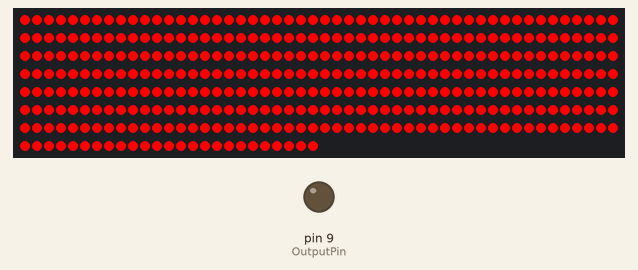
This sketch was run on a simulated Arduino Uno, built with avr-gcc and run on an emulated ATmega328P. Parts: 375 RGB LEDs in strip order, left to right, continuing on the next row, output pins drawn as LEDs (lit = HIGH). Random numbers use the default seed unless the sketch sets one.

Above: at 3.9 s.
At 7.8 s:
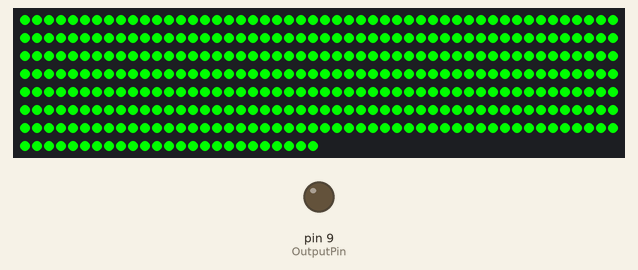
At 11.8 s:
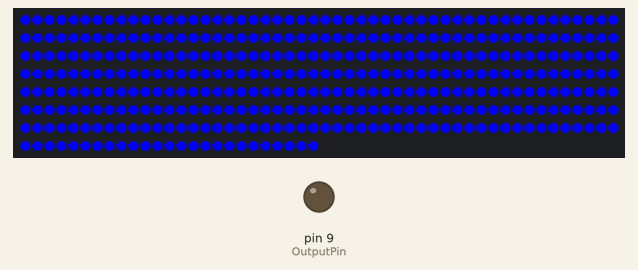
At 12.25 s:
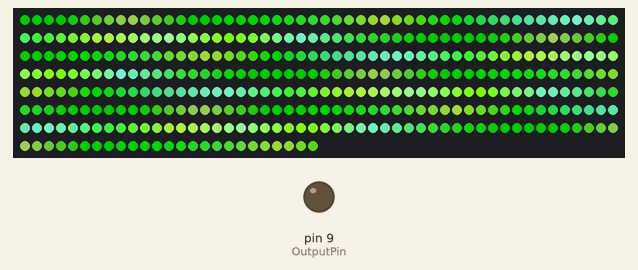
At 17.16 s:
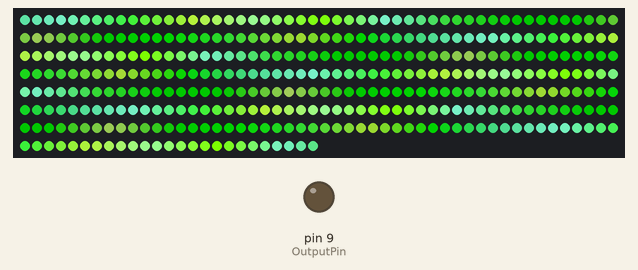
At 22.39 s:
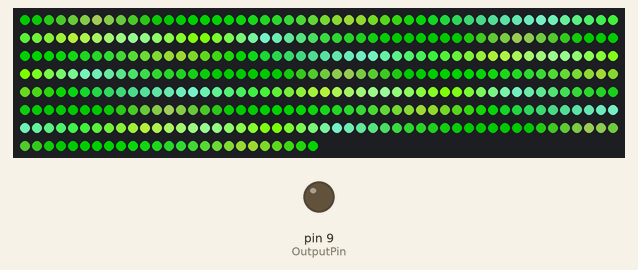

Measured:
- by itself, everything shown: repeats every 9.8 s, in 32 steps
- what the display in image 1 shows lasts 3.9 s, from 7.8 s to 11.7 s

The sketch:

TheMasterFile.ino
```cpp
#include "FastLED.h"

#pragma region constants
#define LED_TYPE WS2812B
#define COLOR_ORDER GRB
int sensorvalue = 0;
float EMA_a = 0.6;
int EMA_S = 0;
int red = 0;
int green = 0;
int blue = 0;
int previous_value = 0;
#pragma endregion

#pragma region Variables
#define DATA_PIN 6
#define OutputPin 9
#define NUM_LEDS 375
// #define NUM_LEDS2 30
#define BRIGHTNESS 255
#define fps 60
#define COOLING 55
#define SPARKING 120
int DO = 2;     //Pin for Digital Output - DO
int DA = 0;     // Pin for Analog Output - AO
int trsh = 100; //Set minimum threshold for LED lit previous value = 75
uint8_t gHue = 0;
CRGBPalette16 currentPallet;
TBlendType currentBlending;
#pragma endregion

#pragma region Strip Segments and Definitions
//strip1
#define limit1 12
#define limit2 23
#define limit3 35
#define limit4 46
#define limit5 57
#define limit6 68
#define limit7 81

//strip2
#define limit8 11
#define limit9 22
#define limit10 33
#define limit11 44
#define limit12 55
#define limit13 66
#define limit14 80

CRGB strip1[NUM_LEDS];
// CRGB strip2[NUM_LEDS2];

CRGBPalette16 synthFlame;
CRGBPalette16 blueFlame;
CRGBPalette16 vibeFlame;
CRGBPalette16 patternOfSynth;
CRGBPalette16 jonoColors;

#pragma endregion

#pragma region Reverse Fire
bool gReverseDirection = false;
bool gReverseDirection2 = false;
#pragma endregion

void setup()
{
#pragma region Strip setup and maths
    Serial.begin(115200);
    // pinMode(2, INPUT);
    pinMode(OutputPin, OUTPUT);
    pinMode(DATA_PIN, INPUT);
    FastLED.addLeds<LED_TYPE, DATA_PIN, COLOR_ORDER>(strip1, NUM_LEDS);
    // FastLED.addLeds<LED_TYPE, DATA_PIN2, COLOR_ORDER>(strip2, NUM_LEDS2);
    EMA_S = analogRead(DA);

    currentBlending = LINEARBLEND;
    currentPallet = RainbowColors_p;
#pragma endregion

#pragma region Color Initialization

    // for (int i = 0; i < NUM_LEDS; i++)
    // {
    //     // LEDS.showColor(CRGB(255, 0, 0));
    //     strip1[i] = CRGB(255, 0, 0);
    //     FastLED.delay(1);
    //     // fadeall1();
    // }

    // for (int i = 0; i < NUM_LEDS; i++)
    // {
    //     // LEDS.showColor(CRGB(0, 255, 0));
    //     strip1[i] = CRGB(0, 255, 0);
    //     FastLED.delay(1);
    //     // fadeall1();
    // }

    // for (int i = 0; i < NUM_LEDS; i++)
    // {
    //     // LEDS.showColor(CRGB(0, 0, 255));
    //     strip1[i] = CRGB(0, 0, 255);
    //     FastLED.delay(1);
    //     // fadeall1();
    // }

    // for (int i = 0; i < NUM_LEDS; i++)
    // {
    //     strip1[i] = CRGB::Black;
    // }

      // Fade in/fade out
  for(int j = 0; j < 3; j++ ) {
    memset(strip1, 0, NUM_LEDS * 3);
    for(int k = 0; k < 256; k++) {
      for(int i = 0; i < NUM_LEDS; i++ ) {
        switch(j) {
          case 0: strip1[i].r = k; break;
          case 1: strip1[i].g = k; break;
          case 2: strip1[i].b = k; break;
        }
      }
      FastLED.show();
    }
    for(int k = 255; k >= 0; k--) {
      for(int i = 0; i < NUM_LEDS; i++ ) {
        switch(j) {
          case 0: strip1[i].r = k; break;
          case 1: strip1[i].g = k; break;
          case 2: strip1[i].b = k; break;
        }
      }
    }
  }
      FastLED.show();

#pragma endregion

#pragma region FireColors
    blueFlame = CRGBPalette16(CRGB::Black, CRGB::Blue, CRGB::Aqua, CRGB::White);

    synthFlame = CRGBPalette16(CRGB::Black, CRGB::Red, CRGB::OrangeRed, CRGB::DarkOrange,
                               CRGB::Orange, CRGB::LightSkyBlue, CRGB::DeepSkyBlue, CRGB::Cyan,
                               CRGB::DeepSkyBlue, CRGB::DarkCyan, CRGB::DodgerBlue, CRGB::Teal,
                               CRGB::Blue, CRGB::BlueViolet, CRGB::DarkOrchid, CRGB::DarkViolet);

    vibeFlame = CRGBPalette16(CRGB::Black, CRGB::DarkRed, CRGB::Fuchsia, CRGB(20, 201, 189));

    jonoColors = CRGBPalette16(CRGB::LightGreen, CRGB::SeaGreen, CRGB::Cyan, CRGB::Blue);

    patternOfSynth = CRGBPalette16(CRGB::DarkRed, CRGB::Red, CRGB::OrangeRed, CRGB::DarkOrange,
                                   CRGB::Orange, CRGB::LightSkyBlue, CRGB::DeepSkyBlue, CRGB::Cyan,
                                   CRGB::DeepSkyBlue, CRGB::DarkCyan, CRGB::DodgerBlue, CRGB::Teal,
                                   CRGB::Blue, CRGB::BlueViolet, CRGB::DarkOrchid, CRGB::DarkViolet);

#pragma endregion
}
DEFINE_GRADIENT_PALETTE(myPal2){
    0, 255, 24, 76,
    100, 255, 87, 125,
    175, 255, 205, 220,
    200, 10, 156, 245,
    255, 0, 48, 98};

CRGBPalette16 colorsOfCyber = myPal2;
void loop()
{
#pragma region randomStuff
    static uint8_t startIndex = 0;
    startIndex = startIndex + 1; /* motion speed */
#pragma endregion

    // Color Patterns
    // colorPatterns(synthFlame, startIndex, 50);
    // SynthRain();
    // LightBars();
    // SafeSpace();
    MeditationTime(ForestColors_p, startIndex, 255);

    // Modes
    // Off();
    // LeftOff();
    // RightOff();

    // Misc
    // FireEmbers(255, 140, 0, 1);
    // ColorfulFire(HeatColors_p);
    // simpleLight();
    // Meteor(239, 31, 100, 5, 64, true, 30);

    FastLED.show();
    // FastLED.setBrightness(BRIGHTNESS);
}


#pragma region GradientLightBars

#pragma region SynthRainbow
void SynthRain()
{

    //strip1
    for (int i = (NUM_LEDS)-1; i >= 0; i--)
    {
        strip1[i] = CRGB(0, 255, 255);
        FastLED.show();
        fadeallBars();
        delay(20);
    }
    for (int i = (NUM_LEDS)-1; i >= 0; i--)
    {
        strip1[i] = CRGB(0, 154, 255);
        FastLED.show();
        fadeallBars();
        delay(20);
    }
    for (int i = (NUM_LEDS)-1; i >= 0; i--)
    {

        strip1[i] = CRGB(50, 0, 255);
        FastLED.show();
        fadeallBars();
        delay(20);
    }
    for (int i = (NUM_LEDS)-1; i >= 0; i--)
    {
        strip1[i] = CRGB(125, 0, 255);
        FastLED.show();
        fadeallBars();
        delay(20);
    }
    for (int i = (NUM_LEDS)-1; i >= 0; i--)
    {
        strip1[i] = CRGB::Fuchsia;
        FastLED.show();
        fadeallBars();
        delay(20);
    }
    for (int i = (NUM_LEDS)-1; i >= 0; i--)
    {
        strip1[i] = CRGB(255, 0, 77);
        FastLED.show();
        fadeallBars();
        delay(20);
    }
    for (int i = (NUM_LEDS)-1; i >= 0; i--)
    {
        strip1[i] = CRGB::Red;
        FastLED.show();
        fadeallBars();
        delay(20);
    }
    for (int i = (NUM_LEDS)-1; i >= 0; i--)
    {
        strip1[i] = CRGB::DarkRed;
        FastLED.show();
        fadeallBars();
        delay(20);
    }
    for (int i = (NUM_LEDS)-1; i >= 0; i--)
    {
        strip1[i] = CRGB::Black;
        FastLED.show();
        fadeallBars();
        delay(20);
    }
}

#pragma endregion

#pragma region LightBars
void LightBars()
{
    for (int i = 0; i < NUM_LEDS; ++i)
    {
        // strip1[i] = CRGB(0,213,255);
        strip1[i] = CRGB::Cyan;
    }
    FastLED.show();
}
#pragma endregion

#pragma region SafeSpace
void SafeSpace()
{
    for (int i = 0; i < NUM_LEDS; ++i)
    {
        // strip1[i] = CRGB(0,213,255);
        strip1[i] = CRGB::Yellow;
    }
    FastLED.show();
}
#pragma endregion

#pragma endregion

#pragma region Off
void Off()
{
    LEDS.showColor(CRGB(0, 0, 0));
}
#pragma endregion

#pragma region Misc For other things
void fadeToBlack(int ledNo, int fadeValue)
{
    strip1[ledNo].fadeToBlackBy(fadeValue);
}


void setPixel(int Pixel, byte red, byte green, byte blue)
{
    // FastLED
    strip1[Pixel].r = red;
    strip1[Pixel].g = green;
    strip1[Pixel].b = blue;
}


void FireEmbers(int red, int green, int blue, int SpeedDelay)
{
    for (int i = 0; i < NUM_LEDS; i++)
    {
        int Pixel = i;
        setPixel(Pixel, red, green, blue);
        FastLED.show();
        delay(SpeedDelay);
        strip1[Pixel].nscale8(4);
    }
    for (int i = NUM_LEDS - 1; i >= 0; i--)
    {
        strip1[i] = CRGB::Black;
    }
}

void simpleLight()
{
    for (int i = 0; i < NUM_LEDS; i++)
    {
        strip1[i] = CRGB::Cyan;
    }
}
#pragma endregion

#pragma region Fire
void ColorfulFire(CRGBPalette16 gPal)
{
    random16_add_entropy(random());

    // Array of temperature readings at each simulation cell
    static byte heat[NUM_LEDS];

    // Step 1.  Cool down every cell a little
    for (int i = 0; i < NUM_LEDS; i++)
    {
        heat[i] = qsub8(heat[i], random8(0, ((COOLING * 10) / NUM_LEDS) + 2));
    }


    // Step 2.  Heat from each cell drifts 'up' and diffuses a little
    for (int k1 = NUM_LEDS - 1; k1 >= 2; k1--)
    {
        heat[k1] = (heat[k1 - 1] + heat[k1 - 2] + heat[k1 - 2]) / 3;
    }

    // Step 3.  Randomly ignite new 'sparks' of heat near the bottom
    if (random8() < SPARKING)
    {
        int y = random8(7);
        heat[y] = qadd8(heat[y], random8(160, 255));

    }

    // Step 4.  Map from heat cells to LED colors
    for (int j = 0; j < NUM_LEDS; j++)
    {
        // Scale the heat value from 0-255 down to 0-240
        // for best results with color palettes.
        byte colorindex = scale8(heat[j], 240);
        CRGB color = ColorFromPalette(gPal, colorindex);
        int pixelnumber;
        if (gReverseDirection)
        {
            pixelnumber = (NUM_LEDS - 1) - j;
        }
        else
        {
            pixelnumber = j;
        }
        strip1[pixelnumber] = color;
    }

    FastLED.delay(1000 / fps);
}
#pragma endregion

#pragma region Meteor
void Meteor(int red, int green, int blue, int size, int tailDecay, boolean randomDecay, int speedDelay)
{
    FastLED.showColor(CRGB::Black);

    for (int i = 0; i < NUM_LEDS + NUM_LEDS; i++)
    {
        // fade brightness all LEDs one step
        for (int j = 0; j < NUM_LEDS; j++)
        {
            if ((!randomDecay) || (random(10) > 3))
            {
                fadeToBlack(j, tailDecay);
            }
        }

        // draw meteor
        for (int j = 0; j < size; j++)
        {
            if ((i - j < NUM_LEDS) && (i - j >= 0))
            {
                setPixel(i - j, red, green, blue);
            }
        }
        FastLED.delay(speedDelay);
    }
}

#pragma endregion

#pragma region Fading
void fadeall()
{
    for (int i = (NUM_LEDS)-1; i >= 0; i--)
    {
        strip1[i].nscale8(215);
    }
}

void fadeallVibes()
{
    for (int i = (NUM_LEDS)-1; i >= 0; i--)
    {
        strip1[i].nscale8(215);
    }
}

void fadeallBars()
{
    for (int i = (NUM_LEDS)-1; i >= 0; i--)
    {
        strip1[i].nscale8(250);
    }
}
#pragma endregion

#pragma region Patterns

#pragma region ColorPatterns
void colorPatterns(CRGBPalette16 currentPallet, uint8_t colorIndex, uint8_t brightness)
{
    // for (int i = (NUM_LEDS)-1; i >= 0; i--)
    for (int i = 0; i < NUM_LEDS; i++)
    {
        strip1[i] = ColorFromPalette(currentPallet, colorIndex, brightness, currentBlending);
        colorIndex += 3;
    }

    FastLED.delay(1000 / fps);
}
#pragma endregion

#pragma region MeditationTime
void MeditationTime(CRGBPalette16 currentPallet, uint8_t colorIndex, uint8_t brightness)
{
    // for (int i = (NUM_LEDS)-1; i >= 0; i--)
    for (int i = 0; i < NUM_LEDS; i++)
    {
        strip1[i] = ColorFromPalette(currentPallet, colorIndex, brightness, currentBlending);
        colorIndex += 3;
    }

    FastLED.delay(1000 / fps);
}
#pragma endregion

#pragma endregion
```
